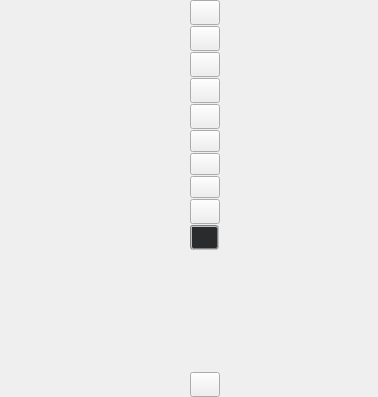
<?xml version="1.0" encoding="UTF-8"?>
<ui version="4.0">
 <class>VSCView</class>
 <widget class="QWidget" name="VSCView">
  <property name="geometry">
   <rect>
    <x>0</x>
    <y>0</y>
    <width>378</width>
    <height>397</height>
   </rect>
  </property>
  <property name="acceptDrops">
   <bool>true</bool>
  </property>
  <property name="windowTitle">
   <string>View</string>
  </property>
  <property name="windowIcon">
   <iconset resource="vscmainwindows.qrc">
    <normaloff>:/logo/resources/vscsmall.png</normaloff>:/logo/resources/vscsmall.png</iconset>
  </property>
  <layout class="QHBoxLayout" name="horizontalLayout">
   <property name="spacing">
    <number>1</number>
   </property>
   <property name="leftMargin">
    <number>0</number>
   </property>
   <property name="topMargin">
    <number>0</number>
   </property>
   <property name="rightMargin">
    <number>0</number>
   </property>
   <property name="bottomMargin">
    <number>0</number>
   </property>
   <item>
    <widget class="QWidget" name="widget" native="true">
     <property name="acceptDrops">
      <bool>true</bool>
     </property>
     <property name="autoFillBackground">
      <bool>true</bool>
     </property>
     <property name="styleSheet">
      <string notr="true"/>
     </property>
    </widget>
   </item>
   <item>
    <widget class="QWidget" name="widgetControl" native="true">
     <layout class="QVBoxLayout" name="verticalLayout">
      <property name="spacing">
       <number>1</number>
      </property>
      <property name="leftMargin">
       <number>0</number>
      </property>
      <property name="topMargin">
       <number>0</number>
      </property>
      <property name="rightMargin">
       <number>0</number>
      </property>
      <property name="bottomMargin">
       <number>0</number>
      </property>
      <item>
       <widget class="QPushButton" name="pushButton1">
        <property name="minimumSize">
         <size>
          <width>25</width>
          <height>25</height>
         </size>
        </property>
        <property name="maximumSize">
         <size>
          <width>30</width>
          <height>30</height>
         </size>
        </property>
        <property name="text">
         <string/>
        </property>
        <property name="icon">
         <iconset resource="vscmainwindows.qrc">
          <normaloff>:/view/resources/1x1.png</normaloff>:/view/resources/1x1.png</iconset>
        </property>
        <property name="iconSize">
         <size>
          <width>25</width>
          <height>25</height>
         </size>
        </property>
       </widget>
      </item>
      <item>
       <widget class="QPushButton" name="pushButton2x2">
        <property name="minimumSize">
         <size>
          <width>25</width>
          <height>25</height>
         </size>
        </property>
        <property name="maximumSize">
         <size>
          <width>30</width>
          <height>30</height>
         </size>
        </property>
        <property name="text">
         <string/>
        </property>
        <property name="icon">
         <iconset resource="vscmainwindows.qrc">
          <normaloff>:/view/resources/2x2.png</normaloff>:/view/resources/2x2.png</iconset>
        </property>
        <property name="iconSize">
         <size>
          <width>25</width>
          <height>25</height>
         </size>
        </property>
       </widget>
      </item>
      <item>
       <widget class="QPushButton" name="pushButton3x3">
        <property name="minimumSize">
         <size>
          <width>25</width>
          <height>25</height>
         </size>
        </property>
        <property name="maximumSize">
         <size>
          <width>30</width>
          <height>30</height>
         </size>
        </property>
        <property name="text">
         <string/>
        </property>
        <property name="icon">
         <iconset resource="vscmainwindows.qrc">
          <normaloff>:/view/resources/3x3.png</normaloff>:/view/resources/3x3.png</iconset>
        </property>
        <property name="iconSize">
         <size>
          <width>25</width>
          <height>25</height>
         </size>
        </property>
       </widget>
      </item>
      <item>
       <widget class="QPushButton" name="pushButton6">
        <property name="minimumSize">
         <size>
          <width>25</width>
          <height>25</height>
         </size>
        </property>
        <property name="maximumSize">
         <size>
          <width>30</width>
          <height>30</height>
         </size>
        </property>
        <property name="text">
         <string/>
        </property>
        <property name="icon">
         <iconset resource="vscmainwindows.qrc">
          <normaloff>:/view/resources/6.png</normaloff>:/view/resources/6.png</iconset>
        </property>
        <property name="iconSize">
         <size>
          <width>25</width>
          <height>25</height>
         </size>
        </property>
       </widget>
      </item>
      <item>
       <widget class="QPushButton" name="pushButton4x4">
        <property name="minimumSize">
         <size>
          <width>25</width>
          <height>25</height>
         </size>
        </property>
        <property name="maximumSize">
         <size>
          <width>30</width>
          <height>30</height>
         </size>
        </property>
        <property name="text">
         <string/>
        </property>
        <property name="icon">
         <iconset resource="vscmainwindows.qrc">
          <normaloff>:/view/resources/4x4.png</normaloff>:/view/resources/4x4.png</iconset>
        </property>
        <property name="iconSize">
         <size>
          <width>25</width>
          <height>25</height>
         </size>
        </property>
       </widget>
      </item>
      <item>
       <widget class="QPushButton" name="pushButton12p1">
        <property name="maximumSize">
         <size>
          <width>30</width>
          <height>30</height>
         </size>
        </property>
        <property name="text">
         <string/>
        </property>
        <property name="icon">
         <iconset resource="vscmainwindows.qrc">
          <normaloff>:/view/resources/12+1.png</normaloff>:/view/resources/12+1.png</iconset>
        </property>
        <property name="iconSize">
         <size>
          <width>25</width>
          <height>25</height>
         </size>
        </property>
       </widget>
      </item>
      <item>
       <widget class="QPushButton" name="pushButton5x5">
        <property name="maximumSize">
         <size>
          <width>30</width>
          <height>30</height>
         </size>
        </property>
        <property name="text">
         <string/>
        </property>
        <property name="icon">
         <iconset resource="vscmainwindows.qrc">
          <normaloff>:/view/resources/5x5.png</normaloff>:/view/resources/5x5.png</iconset>
        </property>
        <property name="iconSize">
         <size>
          <width>25</width>
          <height>25</height>
         </size>
        </property>
       </widget>
      </item>
      <item>
       <widget class="QPushButton" name="pushButton6x6">
        <property name="maximumSize">
         <size>
          <width>30</width>
          <height>30</height>
         </size>
        </property>
        <property name="text">
         <string/>
        </property>
        <property name="icon">
         <iconset resource="vscmainwindows.qrc">
          <normaloff>:/view/resources/6x6.png</normaloff>:/view/resources/6x6.png</iconset>
        </property>
        <property name="iconSize">
         <size>
          <width>25</width>
          <height>25</height>
         </size>
        </property>
       </widget>
      </item>
      <item>
       <widget class="QPushButton" name="pushButton8x8">
        <property name="minimumSize">
         <size>
          <width>25</width>
          <height>25</height>
         </size>
        </property>
        <property name="maximumSize">
         <size>
          <width>30</width>
          <height>30</height>
         </size>
        </property>
        <property name="text">
         <string/>
        </property>
        <property name="icon">
         <iconset resource="vscmainwindows.qrc">
          <normaloff>:/view/resources/8x8.png</normaloff>:/view/resources/8x8.png</iconset>
        </property>
        <property name="iconSize">
         <size>
          <width>25</width>
          <height>25</height>
         </size>
        </property>
       </widget>
      </item>
      <item>
       <widget class="QPushButton" name="pushButton">
        <property name="minimumSize">
         <size>
          <width>25</width>
          <height>25</height>
         </size>
        </property>
        <property name="maximumSize">
         <size>
          <width>29</width>
          <height>29</height>
         </size>
        </property>
        <property name="styleSheet">
         <string notr="true">background-color:rgb(42, 43, 44);
border:2px groove gray;border-radius:3px;padding:2px 4px;</string>
        </property>
        <property name="text">
         <string/>
        </property>
        <property name="icon">
         <iconset resource="vscmainwindows.qrc">
          <normaloff>:/action/resources/syncpb.png</normaloff>:/action/resources/syncpb.png</iconset>
        </property>
        <property name="iconSize">
         <size>
          <width>25</width>
          <height>25</height>
         </size>
        </property>
       </widget>
      </item>
      <item>
       <spacer name="verticalSpacer">
        <property name="orientation">
         <enum>Qt::Vertical</enum>
        </property>
        <property name="sizeType">
         <enum>QSizePolicy::Expanding</enum>
        </property>
        <property name="sizeHint" stdset="0">
         <size>
          <width>20</width>
          <height>118</height>
         </size>
        </property>
       </spacer>
      </item>
      <item>
       <widget class="QPushButton" name="pushButtonView">
        <property name="minimumSize">
         <size>
          <width>25</width>
          <height>25</height>
         </size>
        </property>
        <property name="maximumSize">
         <size>
          <width>30</width>
          <height>30</height>
         </size>
        </property>
        <property name="text">
         <string/>
        </property>
        <property name="icon">
         <iconset resource="vscmainwindows.qrc">
          <normaloff>:/device/resources/view.png</normaloff>:/device/resources/view.png</iconset>
        </property>
        <property name="iconSize">
         <size>
          <width>25</width>
          <height>25</height>
         </size>
        </property>
       </widget>
      </item>
     </layout>
    </widget>
   </item>
  </layout>
 </widget>
 <resources>
  <include location="vscmainwindows.qrc"/>
 </resources>
 <connections/>
</ui>
